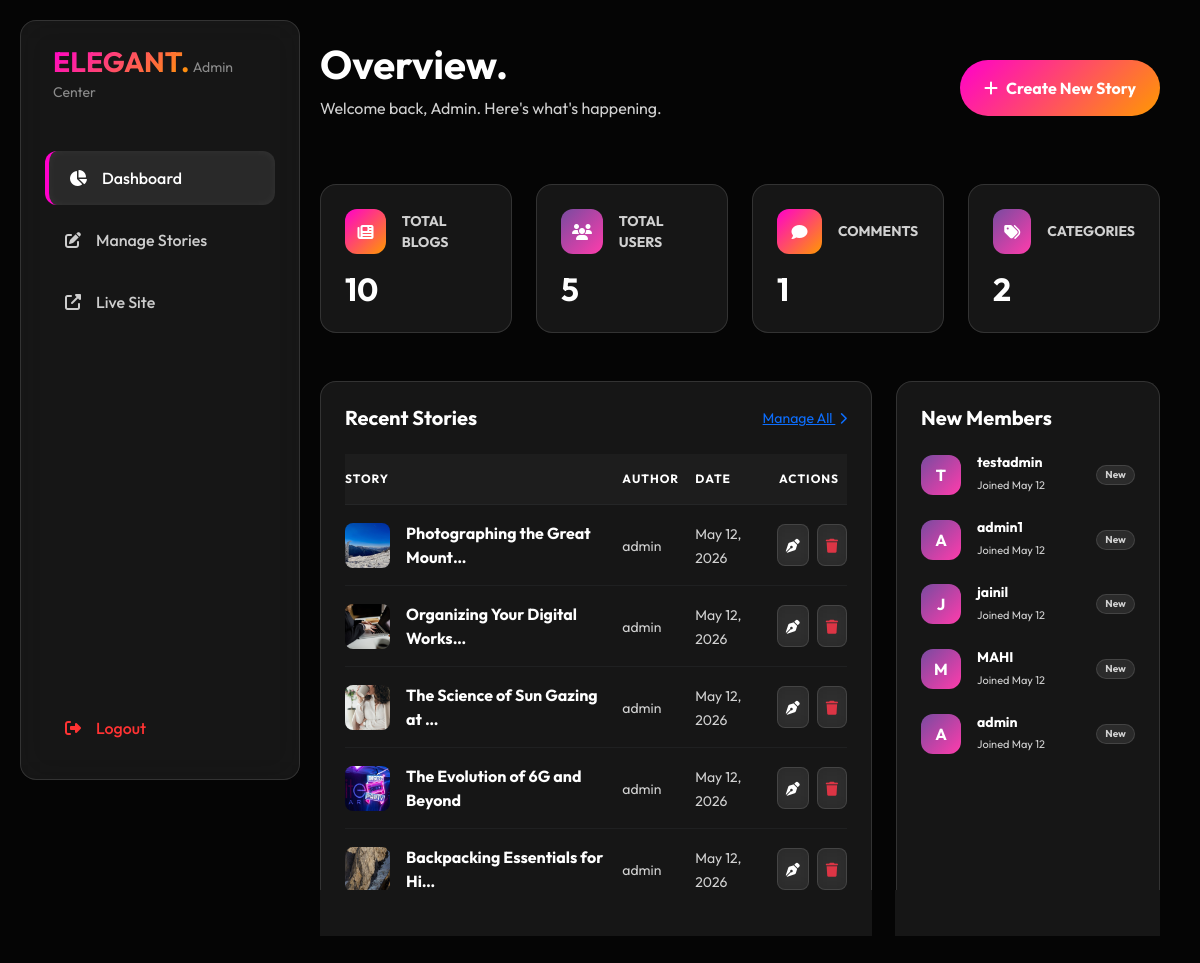
The page /dashboard/ (signed in) on the database its author committed.
### blogapp/models.py (models this page shows, shortened)
class Blog(models.Model):
    title = models.CharField(max_length=200)
    content = models.TextField()
    image = models.ImageField(upload_to='blogs/')
    category = models.ForeignKey(Category, on_delete=models.CASCADE)
    author = models.ForeignKey(User, on_delete=models.CASCADE)
    created_at = models.DateTimeField(auto_now_add=True)

### blogapp/views.py (the view)
# urls.py: path('dashboard/', views.admin_dashboard, name='admin_dashboard'),
@staff_member_required
def admin_dashboard(request):
    blog_count = Blog.objects.count()
    category_count = Category.objects.count()
    comment_count = Comment.objects.count()
    user_count = User.objects.count()
    recent_blogs = Blog.objects.order_by('-created_at')[:5]
    recent_users = User.objects.order_by('-date_joined')[:5]
    recent_comments = Comment.objects.order_by('-created_at')[:5]
    context = {
        'blog_count': blog_count,
        'category_count': category_count,
        'comment_count': comment_count,
        'user_count': user_count,
        'recent_blogs': recent_blogs,
        'recent_users': recent_users,
        'recent_comments': recent_comments,
    }
    return render(request, 'dashboard.html', context)

### blogapp/templates/dashboard.html (shortened to what this page needs)
{% extends 'base_admin.html' %}
{% block content %}
<div class="d-flex justify-content-between align-items-center mb-5 animate-fade-in">
    <div>
        <h1 class="text-white fw-bold">Overview.</h1>
        <p class="text-muted">Welcome back, Admin. Here's what's happening.</p>
    </div>
    <a href="{% url 'blog_add' %}" class="btn-modern px-4 py-3">
        <i class="fas fa-plus me-2"></i> Create New Story
    </a>
</div>
<div class="row g-4 mb-5 animate-fade-in" style="animation-delay: 0.1s;">
    <div class="col-md-3">
        <div class="glass p-4 hover-glow h-100">
            <div class="d-flex align-items-center gap-3 mb-3">
                <div class="btn-modern p-0 d-flex align-items-center justify-content-center" style="width: 45px; height: 45px; border-radius: 12px;">
                    <i class="fas fa-newspaper"></i>
                </div>
                <span class="text-muted small fw-bold">TOTAL BLOGS</span>
            </div>
            <h2 class="text-white fw-bold mb-0">{{ blog_count }}</h2>
        </div>
    </div>
    <div class="col-md-3">
        <div class="glass p-4 hover-glow h-100">
            <div class="d-flex align-items-center gap-3 mb-3">
                <div class="btn-modern p-0 d-flex align-items-center justify-content-center" style="width: 45px; height: 45px; border-radius: 12px; background: var(--secondary-gradient);">
                    <i class="fas fa-users"></i>
                </div>
                <span class="text-muted small fw-bold">TOTAL USERS</span>
            </div>
            <h2 class="text-white fw-bold mb-0">{{ user_count }}</h2>
        </div>
    </div>
    <div class="col-md-3">
        <div class="glass p-4 hover-glow h-100">
            <div class="d-flex align-items-center gap-3 mb-3">
                <div class="btn-modern p-0 d-flex align-items-center justify-content-center" style="width: 45px; height: 45px; border-radius: 12px;">
                    <i class="fas fa-comment"></i>
                </div>
                <span class="text-muted small fw-bold">COMMENTS</span>
            </div>
            <h2 class="text-white fw-bold mb-0">{{ comment_count }}</h2>
        </div>
    </div>
    <div class="col-md-3">
        <div class="glass p-4 hover-glow h-100">
            <div class="d-flex align-items-center gap-3 mb-3">
                <div class="btn-modern p-0 d-flex align-items-center justify-content-center" style="width: 45px; height: 45px; border-radius: 12px; background: var(--secondary-gradient);">
                    <i class="fas fa-tags"></i>
                </div>
                <span class="text-muted small fw-bold">CATEGORIES</span>
            </div>
            <h2 class="text-white fw-bold mb-0">{{ category_count }}</h2>
        </div>
    </div>
</div>
<div class="row g-4 animate-fade-in" style="animation-delay: 0.2s;">
    <div class="col-lg-8">
        <div class="glass p-4 h-100">
            <div class="d-flex justify-content-between align-items-center mb-4">
                <h5 class="text-white fw-bold mb-0">Recent Stories</h5>
                <a href="{% url 'blog_manage' %}" class="nav-link-modern small">Manage All <i class="fas fa-chevron-right ms-1 small"></i></a>
            </div>
            <div class="table-responsive">
                <table class="table table-dark table-borderless align-middle mb-0" style="--bs-table-bg: transparent;">
                    <thead>
                        <tr class="small border-bottom border-secondary border-opacity-10">
                            <th class="ps-0 py-3 text-white">STORY</th>
                            <th class="py-3 text-white">AUTHOR</th>
                            <th class="py-3 text-white">DATE</th>
                            <th class="py-3 text-end text-white">ACTIONS</th>
                        </tr>
                    </thead>
                    <tbody>
                        {% for blog in recent_blogs %}
                        <tr class="border-bottom border-secondary border-opacity-10">
                            <td class="ps-0 py-3">
                                <div class="d-flex align-items-center gap-3">
                                    {% if blog.image %}
                                        <img src="{{ blog.image.url }}" class="rounded-3" style="width: 45px; height: 45px; object-fit: cover;">
                                    {% else %}
                                        <div class="glass rounded-3 d-flex align-items-center justify-content-center" style="width: 45px; height: 45px;">
                                            <i class="fas fa-image text-muted small"></i>
                                        </div>
                                    {% endif %}
                                    <span class="fw-bold">{{ blog.title|truncatechars:30 }}</span>
                                </div>
                            </td>
                            <td><span class="text-muted small">{{ blog.author.username }}</span></td>
                            <td><span class="text-muted small">{{ blog.created_at|date:"M d, Y" }}</span></td>
                            <td class="text-end pe-0">
                                <div class="d-flex gap-2 justify-content-end">
                                    <a href="{% url 'blog_edit' blog.id %}" class="btn glass p-2 rounded-3 text-white"><i class="fas fa-pen-nib small"></i></a>
                                    <a href="{% url 'blog_delete' blog.id %}" class="btn glass p-2 rounded-3 text-danger"><i class="fas fa-trash small"></i></a>
                                </div>
                            </td>
                        </tr>
                        {% endfor %}
                    </tbody>
                </table>
            </div>
        </div>
    </div>
    <div class="col-lg-4">
        <div class="glass p-4 h-100">
            <h5 class="text-white fw-bold mb-4">New Members</h5>
            <div class="d-flex flex-column gap-4">
                {% for user in recent_users %}
                <div class="d-flex align-items-center justify-content-between">
                    <div class="d-flex align-items-center gap-3">
                        <div class="btn-modern p-0 d-flex align-items-center justify-content-center fw-bold" style="width: 40px; height: 40px; border-radius: 12px; background: var(--secondary-gradient);">
                            {{ user.username|slice:":1"|upper }}
                        </div>
                        <div>
                            <h6 class="text-white mb-0 small fw-bold">{{ user.username }}</h6>
                            <small class="text-muted" style="font-size: 11px;">Joined {{ user.date_joined|date:"M d" }}</small>
                        </div>
                    </div>
                    <span class="badge glass px-2 py-1 text-muted smaller" style="font-size: 10px;">New</span>
                </div>
                {% endfor %}
            </div>
        </div>
    </div>
</div>
{% endblock %}

### blogapp/static/css/style.css (style rules this page uses)
:root { --bg-color: #050505; --surface-color: rgba(255, 255, 255, 0.07); --glass-border: rgba(255, 255, 255, 0.12); --primary-gradient: linear-gradient(135deg, #ff00cc 0%, #ff9900 100%); --secondary-gradient: linear-gradient(135deg, #784BA0 0%, #FF3CAC 100%); --text-main: #ffffff; --text-muted: #d1d1d1; --accent-glow: 0 0 35px rgba(255, 0, 204, 0.25); }
body { background-color: var(--bg-color); color: var(--text-main); font-family: 'Outfit', sans-serif; margin: 0; overflow-x: hidden; }
p, span, label, td, th, h1, h2, h3, h4, h5, h6, strong, b { color: inherit; }
.text-muted { color: var(--text-muted) !important; }
.glass { background: var(--surface-color) !important; backdrop-filter: blur(16px); -webkit-backdrop-filter: blur(16px); border: 1px solid var(--glass-border) !important; border-radius: 16px; color: var(--text-main); }
.table { --bs-table-bg: transparent !important; --bs-table-color: var(--text-main) !important; --bs-table-border-color: var(--glass-border) !important; background-color: transparent !important; color: var(--text-main) !important; }
.table thead th { background-color: rgba(255, 255, 255, 0.03) !important; color: #ffffff !important; text-transform: uppercase; font-size: 0.75rem; letter-spacing: 1px; }
.animate-fade-in { animation: fadeIn 0.6s ease-out forwards; }
.hover-glow { transition: all 0.4s cubic-bezier(0.23, 1, 0.32, 1); }
.btn-modern { background: var(--primary-gradient); border: none; color: white !important; padding: 12px 30px; border-radius: 50px; font-weight: 700; transition: all 0.3s cubic-bezier(0.175, 0.885, 0.32, 1.275); text-decoration: none; display: inline-flex; align-items: center; justify-content: center; }

### rows shown on the page
Blog: image (picture), title "Photographing the Great Mount…", author.username "admin", created_at "May 12, 2026"
Blog: image (picture), title "Organizing Your Digital Works…", author.username "admin", created_at "May 12, 2026"
Blog: image (picture), title "The Science of Sun Gazing at …", author.username "admin", created_at "May 12, 2026"
Blog: image (picture), title "The Evolution of 6G and Beyond", author.username "admin", created_at "May 12, 2026"
Blog: image (picture), title "Backpacking Essentials for Hi…", author.username "admin", created_at "May 12, 2026"

### other values the page prints
{{ blog_count }} "10"
{{ user_count }} "5"
{{ comment_count }} "1"
{{ category_count }} "2"
{{ user.username|slice:":1"|upper }} "T"
{{ user.username }} "testadmin"
{{ user.date_joined|date:"M d" }} "May 12"
{{ user.username|slice:":1"|upper }} "A"
{{ user.username }} "admin1"
{{ user.username|slice:":1"|upper }} "J"
{{ user.username }} "jainil"
{{ user.username|slice:":1"|upper }} "M"
{{ user.username }} "MAHI"
{{ user.username }} "admin"
